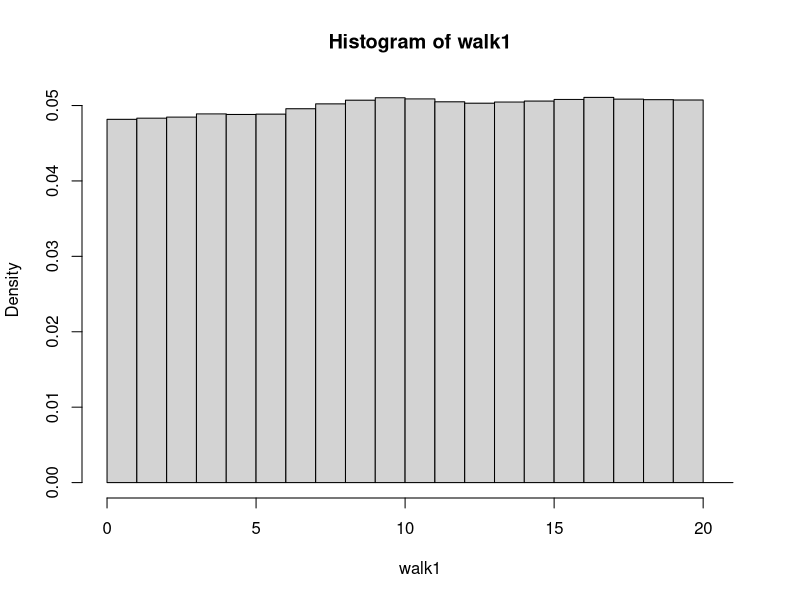
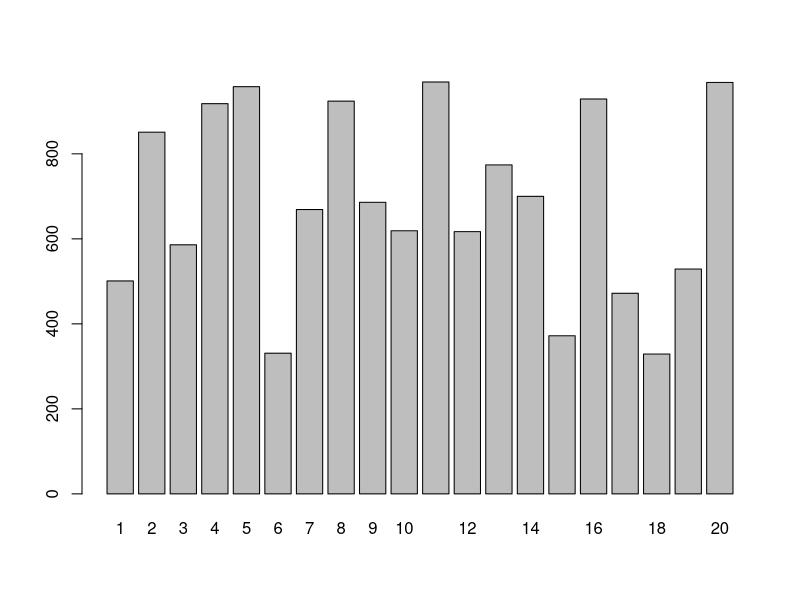

R code for these plots, in order:
## ---- chunk 1
#' @param init starting value.  Must be an integer between left and right inclusive
#' @param steps the number of steps to take in the random walk
#' @param left the left boundary of the walk
#' @param right the right boundary of the walk
rando_walk <-  function(init, steps, left = 1, right = 20) {
  
  out <- rep(NA, steps + 1)  # to store the output
  out[1] <- init  # start at the initial state
  
  for (i in 2:steps) { 
    step <- sample(c(-1, 1), 1)  # choose if the step is to the left or right
    proposed <- out[i - 1] + step
    
    if (proposed < left || proposed > right) {
      out[i] <- out[i - 1]
    } else {
      out[i] <- proposed
    }
  }
  out
}
## ---- chunk 2
# do the walk!
walk1 <- rando_walk(
  init = 5,
  steps = 1e6
)

# tabulate and plot the proportion of time the
# walk spends in each of the 20 states
hist(walk1, breaks = 0:21, freq = FALSE)
## ---- chunk 3
# make a totally random target distribution, but set the seed for reproducibility
set.seed(123)
target <- floor(runif(20, min = 300, max = 1000))
names(target) <- 1:20

# I made them integers...
# have a look at this thing:
target
## ---- chunk 4
barplot(target)
## ---- chunk 5
normo_target <- "your_code_here" 

# now plot it, (uncomment the following line once you have put your code in)
# barplot(normo_target)
## ---- chunk 6
# your code here...
## ---- chunk 7
#' @param init starting value.  Must be an integer between left and right inclusive
#' @param steps the number of steps to take in the random walk
#' @param target a vector of unnormalized (if desired) probabilities
#' @param left the left boundary of the walk
#' @param right the right boundary of the walk
targeted_rando_walk <-  function(init, steps, target, left = 1, right = 20) {
  
  out <- rep(NA, steps + 1)  # to store the output
  out[1] <- init  # start at the initial state
  
  for (i in 2:steps) { 
    step <- sample(c(-1, 1), 1)  # choose if the step is to the left or right
    proposed <- out[i - 1] + step
    
    if (proposed < left || proposed > right) {
      out[i] <- out[i - 1]
    } else if (target[proposed] >= target[out[i - 1]]) {
      # you fill in some code here!
    } else if (target[proposed] < target[out[i - 1]]) {
      # you fill in some code here!
    }
  }
  out
}
